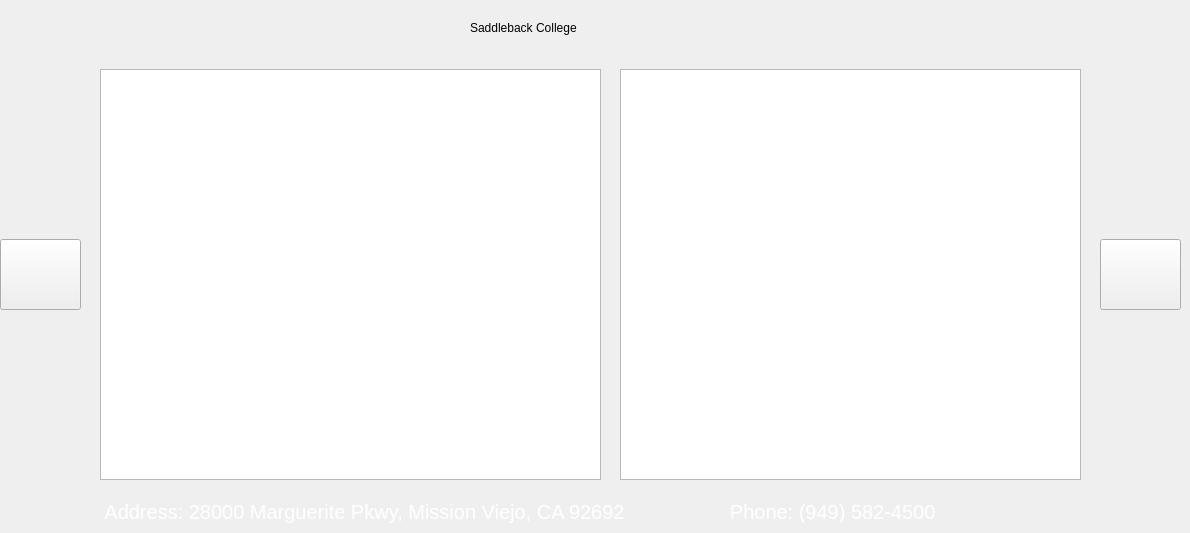
    <widget class="QWidget" name="page_7">
     <widget class="QPushButton" name="backPage_6">
      <property name="geometry">
       <rect>
        <x>0</x>
        <y>239</y>
        <width>81</width>
        <height>71</height>
       </rect>
      </property>
      <property name="styleSheet">
       <string notr="true">QPushButton {
	background-image: url('res/back-xx.png');
	background-size: 10px;    
    background-repeat: no-repeat;
    background-position: center center;
}</string>
      </property>
      <property name="text">
       <string/>
      </property>
     </widget>
     <widget class="QGraphicsView" name="saddleback_map">
      <property name="geometry">
       <rect>
        <x>620</x>
        <y>69</y>
        <width>461</width>
        <height>411</height>
       </rect>
      </property>
      <property name="styleSheet">
       <string notr="true">QGraphicsView {
	background-image: url(&quot;res/saddleback_map.png&quot;);
    background-repeat: no-repeat;
    background-position: center center;
    width: 100%;
	height: 100%;
}
</string>
      </property>
     </widget>
     <widget class="QLabel" name="saddleback_address">
      <property name="geometry">
       <rect>
        <x>100</x>
        <y>500</y>
        <width>881</width>
        <height>24</height>
       </rect>
      </property>
      <property name="styleSheet">
       <string notr="true">QLabel {
	color: white;
	font-size: 20px;
}</string>
      </property>
      <property name="text">
       <string> Address: 28000 Marguerite Pkwy, Mission Viejo, CA 92692                   Phone: (949) 582-4500</string>
      </property>
     </widget>
     <widget class="QPushButton" name="nextPage_8">
      <property name="geometry">
       <rect>
        <x>1100</x>
        <y>239</y>
        <width>81</width>
        <height>71</height>
       </rect>
      </property>
      <property name="styleSheet">
       <string notr="true">QPushButton {
	background-image: url('res/next-xx.png');
	background-size: 10px;    
    background-repeat: no-repeat;
    background-position: center center;
}</string>
      </property>
      <property name="text">
       <string/>
      </property>
     </widget>
     <widget class="QGraphicsView" name="saddleback_campus">
      <property name="geometry">
       <rect>
        <x>100</x>
        <y>69</y>
        <width>501</width>
        <height>411</height>
       </rect>
      </property>
      <property name="styleSheet">
       <string notr="true">QGraphicsView {
	background-image: url(&quot;res/saddleback.jpg&quot;);
    background-repeat: no-repeat;
    background-position: center center;
    width: 100%;
	height: 100%;
}
</string>
      </property>
     </widget>
     <widget class="QLabel" name="saddleback_title">
      <property name="geometry">
       <rect>
        <x>470</x>
        <y>10</y>
        <width>279</width>
        <height>36</height>
       </rect>
      </property>
      <property name="text">
       <string>Saddleback College</string>
      </property>
     </widget>
    </widget>
